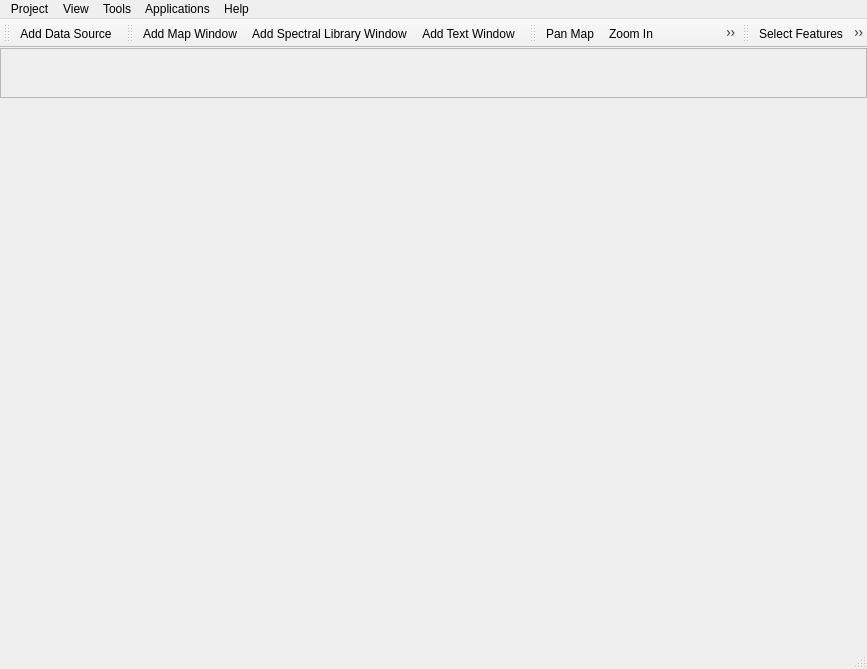
<?xml version="1.0" encoding="UTF-8"?>
<ui version="4.0">
 <class>MainWindow</class>
 <widget class="QMainWindow" name="MainWindow">
  <property name="geometry">
   <rect>
    <x>0</x>
    <y>0</y>
    <width>867</width>
    <height>669</height>
   </rect>
  </property>
  <property name="windowTitle">
   <string>EnMAP-Box</string>
  </property>
  <property name="windowIcon">
   <iconset resource="../../enmapboxresources.qrc">
    <normaloff>:/enmapbox/gui/ui/icons/enmapbox.svg</normaloff>:/enmapbox/gui/ui/icons/enmapbox.svg</iconset>
  </property>
  <property name="animated">
   <bool>true</bool>
  </property>
  <property name="dockOptions">
   <set>QMainWindow::AllowNestedDocks|QMainWindow::AllowTabbedDocks|QMainWindow::AnimatedDocks|QMainWindow::GroupedDragging|QMainWindow::VerticalTabs</set>
  </property>
  <property name="unifiedTitleAndToolBarOnMac">
   <bool>true</bool>
  </property>
  <widget class="CentralFrame" name="centralFrame">
   <property name="sizePolicy">
    <sizepolicy hsizetype="Preferred" vsizetype="Preferred">
     <horstretch>1</horstretch>
     <verstretch>1</verstretch>
    </sizepolicy>
   </property>
   <property name="minimumSize">
    <size>
     <width>200</width>
     <height>200</height>
    </size>
   </property>
   <property name="acceptDrops">
    <bool>true</bool>
   </property>
   <property name="styleSheet">
    <string notr="true"/>
   </property>
   <layout class="QVBoxLayout" name="verticalLayout" stretch="2,0">
    <property name="spacing">
     <number>0</number>
    </property>
    <property name="leftMargin">
     <number>0</number>
    </property>
    <property name="topMargin">
     <number>0</number>
    </property>
    <property name="rightMargin">
     <number>0</number>
    </property>
    <property name="bottomMargin">
     <number>0</number>
    </property>
    <item>
     <widget class="QgsMessageBar" name="messageBar">
      <property name="sizePolicy">
       <sizepolicy hsizetype="Preferred" vsizetype="Preferred">
        <horstretch>1</horstretch>
        <verstretch>0</verstretch>
       </sizepolicy>
      </property>
      <property name="maximumSize">
       <size>
        <width>16777215</width>
        <height>50</height>
       </size>
      </property>
      <property name="frameShape">
       <enum>QFrame::StyledPanel</enum>
      </property>
      <property name="frameShadow">
       <enum>QFrame::Raised</enum>
      </property>
     </widget>
    </item>
    <item>
     <widget class="DockArea" name="dockArea" native="true">
      <property name="sizePolicy">
       <sizepolicy hsizetype="Preferred" vsizetype="Preferred">
        <horstretch>2</horstretch>
        <verstretch>2</verstretch>
       </sizepolicy>
      </property>
     </widget>
    </item>
   </layout>
  </widget>
  <widget class="QMenuBar" name="menubar">
   <property name="geometry">
    <rect>
     <x>0</x>
     <y>0</y>
     <width>867</width>
     <height>21</height>
    </rect>
   </property>
   <widget class="QMenu" name="menuAbout">
    <property name="title">
     <string>Help</string>
    </property>
    <addaction name="mActionAbout"/>
    <addaction name="mActionOpenOnlineDocumentation"/>
    <addaction name="mActionOpenIssueReportPage"/>
    <addaction name="mActionOpenProjectPage"/>
   </widget>
   <widget class="QMenu" name="menuFile">
    <property name="title">
     <string>Project</string>
    </property>
    <widget class="QMenu" name="menuAdd_Product">
     <property name="minimumSize">
      <size>
       <width>0</width>
       <height>0</height>
      </size>
     </property>
     <property name="title">
      <string>Add Product</string>
     </property>
     <property name="icon">
      <iconset>
       <normaloff>../../eo4qapps/geetimeseriesexplorerapp/icons/sensor.png</normaloff>../../eo4qapps/geetimeseriesexplorerapp/icons/sensor.png</iconset>
     </property>
     <property name="toolTipsVisible">
      <bool>false</bool>
     </property>
     <addaction name="separator"/>
     <addaction name="mActionAddSubDatasets"/>
    </widget>
    <widget class="QMenu" name="mMenuCreateDataSource">
     <property name="title">
      <string>Create Data Source</string>
     </property>
     <addaction name="mActionCreateNewMemoryLayer"/>
     <addaction name="mActionCreateNewShapefileLayer"/>
     <addaction name="mActionCreateNewGeoPackageLayer"/>
    </widget>
    <addaction name="mActionAddDataSource"/>
    <addaction name="menuAdd_Product"/>
    <addaction name="mMenuCreateDataSource"/>
    <addaction name="mActionLoadExampleData"/>
    <addaction name="separator"/>
    <addaction name="mActionSaveProject"/>
    <addaction name="mActionSaveProjectAs"/>
    <addaction name="separator"/>
    <addaction name="mActionShowPackageInstaller"/>
    <addaction name="separator"/>
    <addaction name="mActionExit"/>
   </widget>
   <widget class="QMenu" name="menuView">
    <property name="title">
     <string>View</string>
    </property>
    <widget class="QMenu" name="menuPanels">
     <property name="title">
      <string>Panels</string>
     </property>
    </widget>
    <widget class="QMenu" name="menuToolBars">
     <property name="title">
      <string>Toolbars</string>
     </property>
    </widget>
    <addaction name="mActionPan"/>
    <addaction name="mActionZoomIn"/>
    <addaction name="mActionZoomOut"/>
    <addaction name="mActionZoomFullExtent"/>
    <addaction name="mActionZoomPixelScale"/>
    <addaction name="separator"/>
    <addaction name="mActionIdentify"/>
    <addaction name="separator"/>
    <addaction name="mActionMapLinking"/>
    <addaction name="separator"/>
    <addaction name="mActionAddMapView"/>
    <addaction name="mActionAddSpeclibView"/>
    <addaction name="mActionAddTextView"/>
    <addaction name="separator"/>
    <addaction name="menuPanels"/>
    <addaction name="menuToolBars"/>
   </widget>
   <widget class="QMenu" name="menuTools">
    <property name="title">
     <string>Tools</string>
    </property>
   </widget>
   <widget class="QMenu" name="menuApplications">
    <property name="title">
     <string>Applications</string>
    </property>
   </widget>
   <addaction name="menuFile"/>
   <addaction name="menuView"/>
   <addaction name="menuTools"/>
   <addaction name="menuApplications"/>
   <addaction name="menuAbout"/>
  </widget>
  <widget class="QStatusBar" name="mStatusBar"/>
  <widget class="QToolBar" name="toolBarDataSources">
   <property name="windowTitle">
    <string>Data Sources</string>
   </property>
   <property name="iconSize">
    <size>
     <width>28</width>
     <height>28</height>
    </size>
   </property>
   <property name="toolButtonStyle">
    <enum>Qt::ToolButtonIconOnly</enum>
   </property>
   <attribute name="toolBarArea">
    <enum>TopToolBarArea</enum>
   </attribute>
   <attribute name="toolBarBreak">
    <bool>false</bool>
   </attribute>
   <addaction name="mActionAddDataSource"/>
  </widget>
  <widget class="QToolBar" name="toolBarDocks">
   <property name="windowTitle">
    <string>Maps and Views</string>
   </property>
   <attribute name="toolBarArea">
    <enum>TopToolBarArea</enum>
   </attribute>
   <attribute name="toolBarBreak">
    <bool>false</bool>
   </attribute>
   <addaction name="mActionAddMapView"/>
   <addaction name="mActionAddSpeclibView"/>
   <addaction name="mActionAddTextView"/>
  </widget>
  <widget class="QToolBar" name="toolBarMapTools">
   <property name="windowTitle">
    <string>Map Tools</string>
   </property>
   <attribute name="toolBarArea">
    <enum>TopToolBarArea</enum>
   </attribute>
   <attribute name="toolBarBreak">
    <bool>false</bool>
   </attribute>
   <addaction name="mActionPan"/>
   <addaction name="mActionZoomIn"/>
   <addaction name="mActionZoomOut"/>
   <addaction name="mActionZoomPixelScale"/>
   <addaction name="mActionZoomFullExtent"/>
   <addaction name="mActionIdentify"/>
   <addaction name="separator"/>
   <addaction name="optionIdentifyCursorLocation"/>
   <addaction name="optionIdentifyProfile"/>
   <addaction name="optionMoveCenter"/>
   <addaction name="separator"/>
   <addaction name="mActionMapLinking"/>
   <addaction name="mActionProcessingToolbox"/>
  </widget>
  <widget class="QToolBar" name="toolBarVectorTools">
   <property name="windowTitle">
    <string>Vector Tools</string>
   </property>
   <attribute name="toolBarArea">
    <enum>TopToolBarArea</enum>
   </attribute>
   <attribute name="toolBarBreak">
    <bool>false</bool>
   </attribute>
   <addaction name="mActionSelectFeatures"/>
   <addaction name="mActionDeselectFeatures"/>
   <addaction name="mActionToggleEditing"/>
   <addaction name="mActionSaveEdits"/>
   <addaction name="mActionAddFeature"/>
  </widget>
  <action name="mActionAddMapView">
   <property name="icon">
    <iconset resource="../../enmapboxresources.qrc">
     <normaloff>:/enmapbox/gui/ui/icons/viewlist_mapdock.svg</normaloff>:/enmapbox/gui/ui/icons/viewlist_mapdock.svg</iconset>
   </property>
   <property name="text">
    <string>Add Map Window</string>
   </property>
   <property name="toolTip">
    <string>Open a map window</string>
   </property>
  </action>
  <action name="mActionAddTextView">
   <property name="icon">
    <iconset resource="../../enmapboxresources.qrc">
     <normaloff>:/enmapbox/gui/ui/icons/viewlist_textview.svg</normaloff>:/enmapbox/gui/ui/icons/viewlist_textview.svg</iconset>
   </property>
   <property name="text">
    <string>Add Text Window</string>
   </property>
   <property name="toolTip">
    <string>Open a text window</string>
   </property>
  </action>
  <action name="mActionAddSpeclibView">
   <property name="icon">
    <iconset resource="../../enmapboxresources.qrc">
     <normaloff>:/enmapbox/gui/ui/icons/viewlist_spectrumdock.svg</normaloff>:/enmapbox/gui/ui/icons/viewlist_spectrumdock.svg</iconset>
   </property>
   <property name="text">
    <string>Add Spectral Library Window</string>
   </property>
   <property name="toolTip">
    <string>Open a spectral library window</string>
   </property>
  </action>
  <action name="mActionZoomIn">
   <property name="checkable">
    <bool>true</bool>
   </property>
   <property name="icon">
    <iconset resource="F:/Repositories/QGIS/images/images.qrc">
     <normaloff>:/images/themes/default/mActionZoomIn.svg</normaloff>:/images/themes/default/mActionZoomIn.svg</iconset>
   </property>
   <property name="text">
    <string>Zoom In</string>
   </property>
   <property name="toolTip">
    <string>Zoom in</string>
   </property>
  </action>
  <action name="mActionZoomOut">
   <property name="checkable">
    <bool>true</bool>
   </property>
   <property name="icon">
    <iconset resource="../../enmapboxresources.qrc">
     <normaloff>:/enmapbox/gui/ui/icons/mActionZoomOut.svg</normaloff>:/enmapbox/gui/ui/icons/mActionZoomOut.svg</iconset>
   </property>
   <property name="text">
    <string>Zoom Out</string>
   </property>
   <property name="toolTip">
    <string>Zoom out</string>
   </property>
  </action>
  <action name="mActionPan">
   <property name="checkable">
    <bool>true</bool>
   </property>
   <property name="icon">
    <iconset resource="../../enmapboxresources.qrc">
     <normaloff>:/enmapbox/gui/ui/icons/mActionPan.svg</normaloff>:/enmapbox/gui/ui/icons/mActionPan.svg</iconset>
   </property>
   <property name="text">
    <string>Pan Map</string>
   </property>
  </action>
  <action name="mActionIdentify">
   <property name="checkable">
    <bool>true</bool>
   </property>
   <property name="icon">
    <iconset resource="../../../../qgispluginsupport/qps/qpsresources.qrc">
     <normaloff>:/qps/ui/icons/select_location.svg</normaloff>
     <normalon>:/enmapbox/icons/mActionIdentify.svg</normalon>:/qps/ui/icons/select_location.svg</iconset>
   </property>
   <property name="text">
    <string>Select Pixels and Features</string>
   </property>
   <property name="toolTip">
    <string>Identify a cursor location and collect pixels values, spectral profiles and or vector feature attributes.</string>
   </property>
  </action>
  <action name="mActionAddDataSource">
   <property name="icon">
    <iconset resource="F:/Repositories/QGIS/images/images.qrc">
     <normaloff>:/images/themes/default/mActionDataSourceManager.svg</normaloff>:/images/themes/default/mActionDataSourceManager.svg</iconset>
   </property>
   <property name="text">
    <string>Add Data Source</string>
   </property>
   <property name="toolTip">
    <string>Adds data sources, e.g. raster or vector files</string>
   </property>
  </action>
  <action name="mActionZoomFullExtent">
   <property name="checkable">
    <bool>true</bool>
   </property>
   <property name="icon">
    <iconset resource="F:/Repositories/QGIS/images/images.qrc">
     <normaloff>:/images/themes/default/mActionZoomFullExtent.svg</normaloff>:/images/themes/default/mActionZoomFullExtent.svg</iconset>
   </property>
   <property name="text">
    <string>Zoom Full</string>
   </property>
   <property name="toolTip">
    <string>Zoom to full extent</string>
   </property>
  </action>
  <action name="mActionAddMimeView">
   <property name="icon">
    <iconset resource="../../enmapboxresources.qrc">
     <normaloff>:/enmapbox/gui/ui/icons/viewlist_dock.svg</normaloff>:/enmapbox/gui/ui/icons/viewlist_dock.svg</iconset>
   </property>
   <property name="text">
    <string>Add MimeData Viewer (experimental)</string>
   </property>
  </action>
  <action name="mActionZoomPixelScale">
   <property name="checkable">
    <bool>true</bool>
   </property>
   <property name="icon">
    <iconset resource="F:/Repositories/QGIS/images/images.qrc">
     <normaloff>:/images/themes/default/mActionZoomActual.svg</normaloff>:/images/themes/default/mActionZoomActual.svg</iconset>
   </property>
   <property name="text">
    <string>Zoom 1:1</string>
   </property>
   <property name="toolTip">
    <string>Zoom to native resolution</string>
   </property>
  </action>
  <action name="mActionAbout">
   <property name="icon">
    <iconset resource="../../enmapboxresources.qrc">
     <normaloff>:/enmapbox/gui/ui/icons/metadata.svg</normaloff>:/enmapbox/gui/ui/icons/metadata.svg</iconset>
   </property>
   <property name="text">
    <string>About</string>
   </property>
  </action>
  <action name="optionIdentifyCursorLocation">
   <property name="checkable">
    <bool>true</bool>
   </property>
   <property name="checked">
    <bool>false</bool>
   </property>
   <property name="icon">
    <iconset resource="F:/Repositories/QGIS/images/images.qrc">
     <normaloff>:/images/themes/default/mActionPropertiesWidget.svg</normaloff>:/images/themes/default/mActionPropertiesWidget.svg</iconset>
   </property>
   <property name="text">
    <string>CLV</string>
   </property>
   <property name="toolTip">
    <string>Identify cursor location values</string>
   </property>
  </action>
  <action name="mActionProjectSettings">
   <property name="icon">
    <iconset resource="F:/Repositories/QGIS/images/images.qrc">
     <normaloff>:/images/themes/default/propertyicons/settings.svg</normaloff>:/images/themes/default/propertyicons/settings.svg</iconset>
   </property>
   <property name="text">
    <string>Project Settings</string>
   </property>
   <property name="toolTip">
    <string>Show project settings</string>
   </property>
  </action>
  <action name="mActionExit">
   <property name="icon">
    <iconset resource="F:/Repositories/QGIS/images/images.qrc">
     <normaloff>:/images/themes/default/mIconClose.svg</normaloff>:/images/themes/default/mIconClose.svg</iconset>
   </property>
   <property name="text">
    <string>Exit EnMAP-Box</string>
   </property>
  </action>
  <action name="mActionPanToSelected">
   <property name="icon">
    <iconset resource="F:/Repositories/QGIS/images/images.qrc">
     <normaloff>:/images/themes/default/mActionPan.svg</normaloff>:/images/themes/default/mActionPan.svg</iconset>
   </property>
   <property name="text">
    <string>PanToSelected</string>
   </property>
  </action>
  <action name="mActionPasteLayerStyle">
   <property name="icon">
    <iconset resource="../../enmapboxresources.qrc">
     <normaloff>:/enmapbox/gui/ui/icons/mActionEditPaste.svg</normaloff>:/enmapbox/gui/ui/icons/mActionEditPaste.svg</iconset>
   </property>
   <property name="text">
    <string>Paste Laye rStyle</string>
   </property>
  </action>
  <action name="mActionProjectProperties">
   <property name="icon">
    <iconset resource="../../enmapboxresources.qrc">
     <normaloff>:/enmapbox/gui/ui/icons/settings.svg</normaloff>:/enmapbox/gui/ui/icons/settings.svg</iconset>
   </property>
   <property name="text">
    <string>Project Properties</string>
   </property>
   <property name="toolTip">
    <string>Project Properties</string>
   </property>
  </action>
  <action name="mActionQgisHomePage">
   <property name="icon">
    <iconset resource="../../enmapboxresources.qrc">
     <normaloff>:/enmapbox/gui/ui/icons/qgis_icon.svg</normaloff>:/enmapbox/gui/ui/icons/qgis_icon.svg</iconset>
   </property>
   <property name="text">
    <string>QgisHomePage</string>
   </property>
  </action>
  <action name="mActionEnMAPBoxHomePage">
   <property name="icon">
    <iconset resource="../../enmapboxresources.qrc">
     <normaloff>:/enmapbox/gui/ui/icons/enmapbox.svg</normaloff>:/enmapbox/gui/ui/icons/enmapbox.svg</iconset>
   </property>
   <property name="text">
    <string>EnMAP-Box Home Page</string>
   </property>
  </action>
  <action name="mActionSaveProject">
   <property name="icon">
    <iconset resource="../../enmapboxresources.qrc">
     <normaloff>:/enmapbox/gui/ui/icons/mActionFileSave.svg</normaloff>:/enmapbox/gui/ui/icons/mActionFileSave.svg</iconset>
   </property>
   <property name="text">
    <string>Save Project</string>
   </property>
  </action>
  <action name="mActionAddWebView">
   <property name="icon">
    <iconset resource="../../enmapboxresources.qrc">
     <normaloff>:/enmapbox/gui/ui/icons/viewlist_dock.svg</normaloff>:/enmapbox/gui/ui/icons/viewlist_dock.svg</iconset>
   </property>
   <property name="text">
    <string>Add Web View</string>
   </property>
   <property name="toolTip">
    <string>Opens WebViewDock to show HTML pages</string>
   </property>
  </action>
  <action name="optionMoveCenter">
   <property name="checkable">
    <bool>true</bool>
   </property>
   <property name="icon">
    <iconset resource="../../../../qgispluginsupport/qps/qpsresources.qrc">
     <normaloff>:/qps/ui/icons/pan_center.svg</normaloff>:/qps/ui/icons/pan_center.svg</iconset>
   </property>
   <property name="text">
    <string>Move to Point</string>
   </property>
   <property name="toolTip">
    <string>Center map to selected location</string>
   </property>
  </action>
  <action name="mActionSaveProjectAs">
   <property name="icon">
    <iconset resource="F:/Repositories/QGIS/images/images.qrc">
     <normaloff>:/images/themes/default/mActionFileSaveAs.svg</normaloff>:/images/themes/default/mActionFileSaveAs.svg</iconset>
   </property>
   <property name="text">
    <string>Save Projects as</string>
   </property>
   <property name="toolTip">
    <string>Save the project to a new file</string>
   </property>
  </action>
  <action name="mActionOpenIssueReportPage">
   <property name="text">
    <string>Report Issues</string>
   </property>
   <property name="toolTip">
    <string>Report an issue to the EnMAP-Box project (feature requests, bugs, ...)</string>
   </property>
  </action>
  <action name="mActionOpenProjectPage">
   <property name="text">
    <string>Project Repository</string>
   </property>
  </action>
  <action name="mActionMapLinking">
   <property name="icon">
    <iconset resource="../../enmapboxresources.qrc">
     <normaloff>:/enmapbox/gui/ui/icons/link_basic.svg</normaloff>:/enmapbox/gui/ui/icons/link_basic.svg</iconset>
   </property>
   <property name="text">
    <string>Set Map Linking</string>
   </property>
   <property name="toolTip">
    <string>Specify the linking between different maps</string>
   </property>
  </action>
  <action name="mActionProcessingToolbox">
   <property name="icon">
    <iconset resource="F:/Repositories/QGIS/images/images.qrc">
     <normaloff>:/images/themes/default/processingAlgorithm.svg</normaloff>:/images/themes/default/processingAlgorithm.svg</iconset>
   </property>
   <property name="text">
    <string>Processing Toolbox</string>
   </property>
   <property name="toolTip">
    <string>Toggle processing toolbox visibility</string>
   </property>
  </action>
  <action name="mActionOpenOnlineDocumentation">
   <property name="text">
    <string>Online Documentation</string>
   </property>
  </action>
  <action name="optionIdentifyProfile">
   <property name="checkable">
    <bool>true</bool>
   </property>
   <property name="icon">
    <iconset resource="../../../../qgispluginsupport/qps/qpsresources.qrc">
     <normaloff>:/qps/ui/icons/profile.svg</normaloff>:/qps/ui/icons/profile.svg</iconset>
   </property>
   <property name="text">
    <string>Spectral Profiles</string>
   </property>
   <property name="toolTip">
    <string>Identify pixel profiles and show them in a Spectral Library.</string>
   </property>
  </action>
  <action name="optionSelectFeaturesRectangle">
   <property name="checkable">
    <bool>true</bool>
   </property>
   <property name="checked">
    <bool>true</bool>
   </property>
   <property name="icon">
    <iconset resource="F:/Repositories/QGIS/images/images.qrc">
     <normaloff>:/images/themes/default/mActionSelectRectangle.svg</normaloff>:/images/themes/default/mActionSelectRectangle.svg</iconset>
   </property>
   <property name="text">
    <string>Select Feature(s)</string>
   </property>
   <property name="toolTip">
    <string>Select Feature(s) by drawing a Rectangle</string>
   </property>
  </action>
  <action name="optionSelectFeaturesPolygon">
   <property name="checkable">
    <bool>true</bool>
   </property>
   <property name="icon">
    <iconset resource="F:/Repositories/QGIS/images/images.qrc">
     <normaloff>:/images/themes/default/mActionSelectPolygon.svg</normaloff>:/images/themes/default/mActionSelectPolygon.svg</iconset>
   </property>
   <property name="text">
    <string>Select Features by Polygon</string>
   </property>
   <property name="toolTip">
    <string>Select Features by drawing a Polygon</string>
   </property>
  </action>
  <action name="optionSelectFeaturesFreehand">
   <property name="checkable">
    <bool>true</bool>
   </property>
   <property name="icon">
    <iconset resource="F:/Repositories/QGIS/images/images.qrc">
     <normaloff>:/images/themes/default/mActionSelectFreehand.svg</normaloff>:/images/themes/default/mActionSelectFreehand.svg</iconset>
   </property>
   <property name="text">
    <string>Select Features by Freehand</string>
   </property>
  </action>
  <action name="optionSelectFeaturesRadius">
   <property name="checkable">
    <bool>true</bool>
   </property>
   <property name="icon">
    <iconset resource="F:/Repositories/QGIS/images/images.qrc">
     <normaloff>:/images/themes/default/mActionSelectRadius.svg</normaloff>:/images/themes/default/mActionSelectRadius.svg</iconset>
   </property>
   <property name="text">
    <string>Select Features by Radius</string>
   </property>
  </action>
  <action name="mActionSelectFeatures">
   <property name="checkable">
    <bool>true</bool>
   </property>
   <property name="icon">
    <iconset resource="F:/Repositories/QGIS/images/images.qrc">
     <normaloff>:/images/themes/default/mActionSelectRectangle.svg</normaloff>:/images/themes/default/mActionSelectRectangle.svg</iconset>
   </property>
   <property name="text">
    <string>Select Features</string>
   </property>
   <property name="menuRole">
    <enum>QAction::TextHeuristicRole</enum>
   </property>
   <property name="iconVisibleInMenu">
    <bool>false</bool>
   </property>
  </action>
  <action name="mActionDeselectFeatures">
   <property name="icon">
    <iconset resource="F:/Repositories/QGIS/images/images.qrc">
     <normaloff>:/images/themes/default/mActionDeselectAll.svg</normaloff>:/images/themes/default/mActionDeselectAll.svg</iconset>
   </property>
   <property name="text">
    <string>Deselect</string>
   </property>
   <property name="toolTip">
    <string>Deselect selected features.</string>
   </property>
  </action>
  <action name="mActionToggleEditing">
   <property name="checkable">
    <bool>true</bool>
   </property>
   <property name="icon">
    <iconset resource="F:/Repositories/QGIS/images/images.qrc">
     <normaloff>:/images/themes/default/mActionToggleEditing.svg</normaloff>:/images/themes/default/mActionToggleEditing.svg</iconset>
   </property>
   <property name="text">
    <string>Toggle Editing</string>
   </property>
  </action>
  <action name="mActionAddFeature">
   <property name="checkable">
    <bool>true</bool>
   </property>
   <property name="icon">
    <iconset resource="F:/Repositories/QGIS/images/images.qrc">
     <normaloff>:/images/themes/default/mActionCapturePolygon.svg</normaloff>:/images/themes/default/mActionCapturePolygon.svg</iconset>
   </property>
   <property name="text">
    <string>Draw</string>
   </property>
   <property name="toolTip">
    <string>Draw a new feature</string>
   </property>
  </action>
  <action name="mActionSaveEdits">
   <property name="icon">
    <iconset resource="F:/Repositories/QGIS/images/images.qrc">
     <normaloff>:/images/themes/default/mActionSaveEdits.svg</normaloff>:/images/themes/default/mActionSaveEdits.svg</iconset>
   </property>
   <property name="text">
    <string>SaveEdits</string>
   </property>
   <property name="toolTip">
    <string>Save Edits</string>
   </property>
  </action>
  <action name="mActionShowPackageInstaller">
   <property name="text">
    <string>Package Installer</string>
   </property>
   <property name="toolTip">
    <string>Opens an installer for required python packages</string>
   </property>
  </action>
  <action name="mActionAddSubDatasets">
   <property name="text">
    <string>Sub-Datasets</string>
   </property>
   <property name="toolTip">
    <string>Select and add Sub-Datasets, e.g. from HDF images</string>
   </property>
  </action>
  <action name="actionEnMAP_L1B">
   <property name="text">
    <string>EnMAP L1B</string>
   </property>
  </action>
  <action name="actionShowResourceBrowser">
   <property name="text">
    <string>Resource Browser</string>
   </property>
   <property name="toolTip">
    <string>Opens a browser to list Qt Resources</string>
   </property>
  </action>
  <action name="mActionCreateNewMemoryLayer">
   <property name="icon">
    <iconset resource="F:/Repositories/QGIS/images/images.qrc">
     <normaloff>:/images/themes/default/mActionCreateMemory.svg</normaloff>:/images/themes/default/mActionCreateMemory.svg</iconset>
   </property>
   <property name="text">
    <string>New Temporary Scratch Layer...</string>
   </property>
  </action>
  <action name="mActionCreateNewShapefileLayer">
   <property name="icon">
    <iconset resource="F:/Repositories/QGIS/images/images.qrc">
     <normaloff>:/images/themes/default/mActionNewVectorLayer.svg</normaloff>:/images/themes/default/mActionNewVectorLayer.svg</iconset>
   </property>
   <property name="text">
    <string>New Shapefile Layer...</string>
   </property>
   <property name="toolTip">
    <string>Create a new Shapefile</string>
   </property>
  </action>
  <action name="mActionCreateNewGeoPackageLayer">
   <property name="icon">
    <iconset resource="F:/Repositories/QGIS/images/images.qrc">
     <normaloff>:/images/themes/default/mActionNewGeoPackageLayer.svg</normaloff>:/images/themes/default/mActionNewGeoPackageLayer.svg</iconset>
   </property>
   <property name="text">
    <string>New GeoPackage Layer...</string>
   </property>
  </action>
  <action name="mActionLoadExampleData">
   <property name="text">
    <string>Add Example Data</string>
   </property>
  </action>
 </widget>
 <customwidgets>
  <customwidget>
   <class>QgsMessageBar</class>
   <extends>QFrame</extends>
   <header>qgis.gui</header>
   <container>1</container>
  </customwidget>
  <customwidget>
   <class>DockArea</class>
   <extends>QWidget</extends>
   <header>enmapbox.gui.dataviews.docks</header>
   <container>1</container>
  </customwidget>
  <customwidget>
   <class>CentralFrame</class>
   <extends>QWidget</extends>
   <header>enmapbox.gui.enmapboxgui</header>
   <container>1</container>
  </customwidget>
 </customwidgets>
 <resources>
  <include location="F:/Repositories/QGIS/images/images.qrc"/>
  <include location="../../enmapboxresources.qrc"/>
  <include location="../../../../qgispluginsupport/qps/qpsresources.qrc"/>
 </resources>
 <connections/>
</ui>
